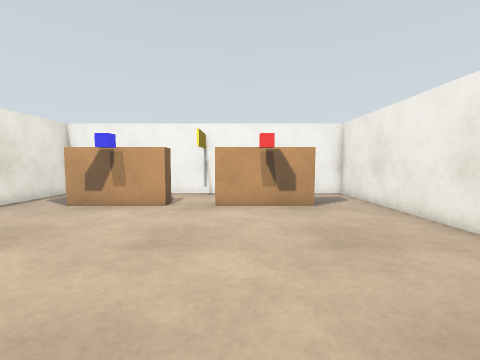
view 1 (above)

12 first-person views from a walk through a Gazebo world. The camera is 0.86 m above the floor, tilts 4° down and sees 90° across. The floor is counted in squares, 0.5 m on a side. Each view is taken from the middle of a square. On the plan, view 1 faces up. The plan holds only what a view shows up to about 14 squares ahead; the rest is blank. The place goes on beyond the plan.

view 2
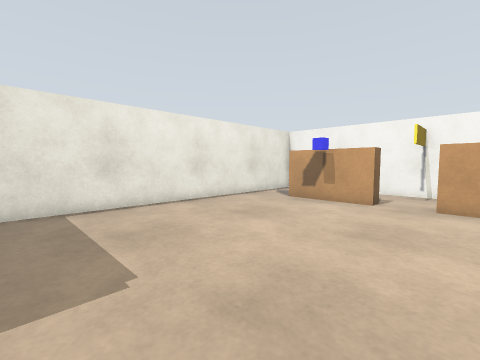

view 3
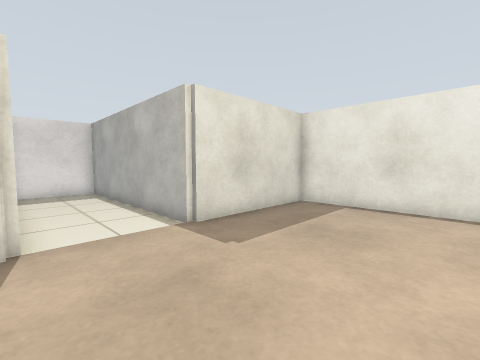

view 4
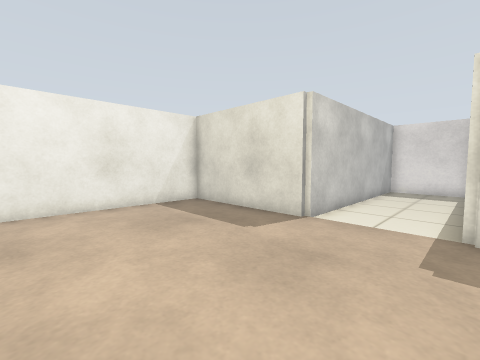

view 5
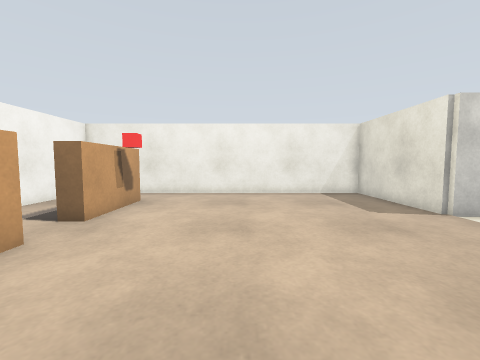

view 6
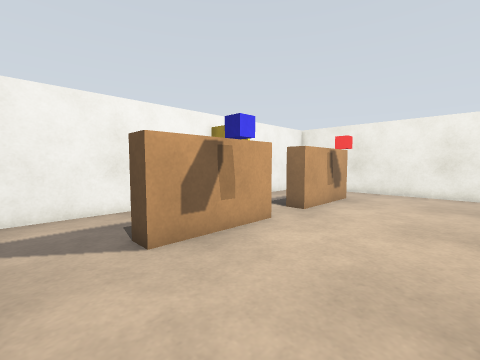

view 7
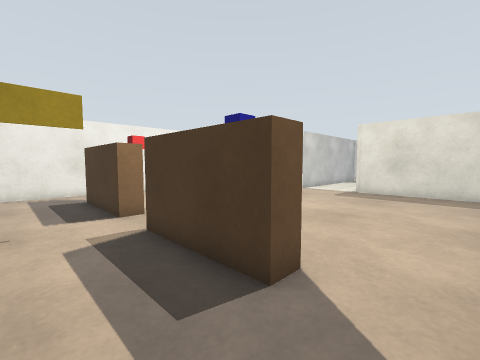

view 8
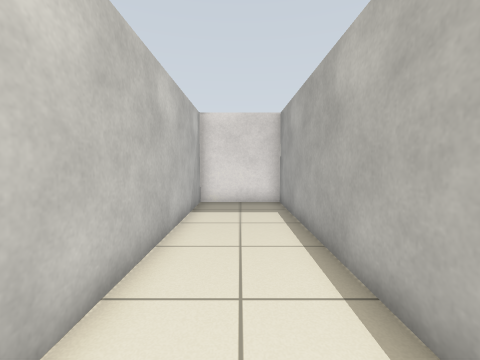

view 9
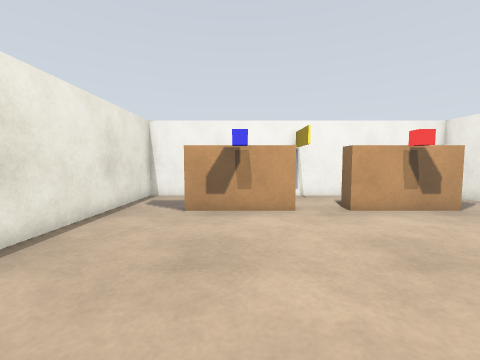

view 10
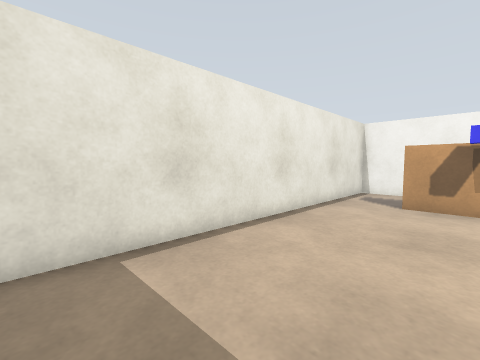

view 11
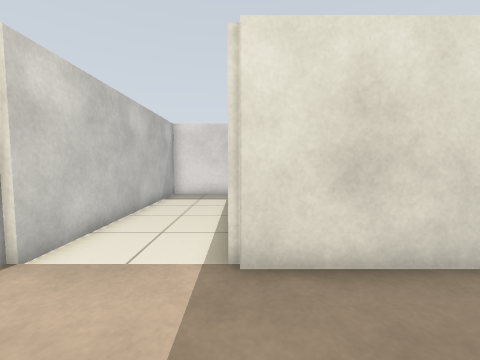

view 12
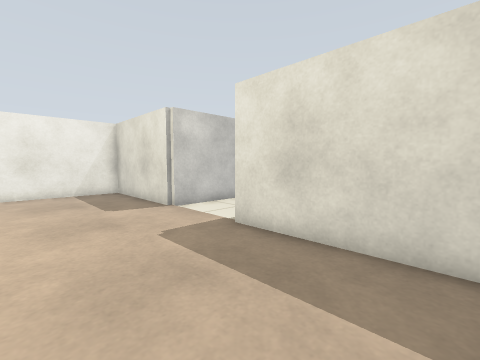

### Floor plan
Points are (right, up) in squares from view 1. A wall is a line through its corners. A room is listed if a view was taken in it or the views show most of it. See-through windows are left out.
Room 1 (views 1, 2, 3, 4, 5, 6, 7, 8, 9, 10, 11, 12)
walls: (-3, 9.6) (-7, 9.6) (-7, 10.4) (-3, 10.4) (-3, 9.6); (-3.8, -1.8) (-3.8, -11.8) (-0.2, -11.8) (-0.2, -1.8) (5.8, -1.8) (5.8, 13.8) (-9.8, 13.8) (-9.8, -1.8) (-3.8, -1.8); (3, 9.6) (-1, 9.6) (-1, 10.4) (2.9, 10.4)
objects: blue box (-5, 9); sign (-2, 12) to (-2, 13); red box (1, 9)

Positions as (right, up) in squares from view 1, and headings:
1: (0, 0), facing up
2: (0, -1), facing up-left
3: (0, 4), facing down-left
4: (-4, 5), facing down-right
5: (-8, 5), facing right
6: (-9, 5), facing up-right
7: (-9, 13), facing down-right
8: (-2, -1), facing down
9: (-5, 1), facing up
10: (-5, -1), facing up-left
11: (-4, 2), facing down
12: (-9, 3), facing down-right
